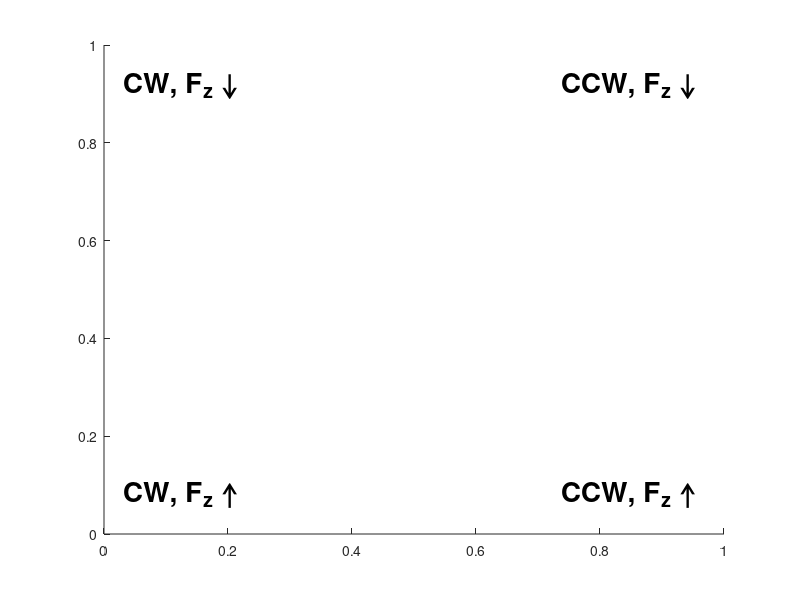

Write MATLAB code to recreate this figure.
function addQuadsToFFT2Plot( h, varargin )

% function addQuadsToFFT2Plot( h )
%
% KIM 6/10


% if no axes specified, add to current axes
if nargin<2
    h = gca;
end
if nargin<3
    varargin =  {'fontsize', 20, 'fontweight', 'bold', 'verticalalignment', 'middle' };
end

% get the limits
yl = get( h, 'ylim');
xl = get( h, 'xlim');

% get the units
set( h, 'units', 'points')
points = get( gca, 'position');
set( h, 'units', 'normalized' )

% find the font size
fsi = find( strcmp( 'fontsize', varargin )  == 1 ); 
if ~isempty( fsi )
fs = varargin{fsi+1}; 
else
    fs = 20;
end

% find the fraction accordingly
fracH = 0.5*fs./points(3); 
fracV = 1*fs./points(4); 

% set the x position
if strcmp( 'normal', get( gca, 'Xdir') )
    if strcmp( 'linear', get( gca, 'Xscale'))
        x1 = xl(1) + diff( xl )*fracH; 
        x2 = xl(2) - diff( xl )*fracH; 
    else
        % adjust for logarithimic scale
        x1 = 10^(log10( xl(1) ) + diff( log10( xl ))*fracH );
        x2 = 10^(log10( xl(2) ) - diff( log10( xl ))*fracH );
    end
else   
    if strcmp( 'linear', get( gca, 'Xscale'))
         x1 = xl(1) - diff( xl )*fracH; 
         x2 = xl(2) + diff( xl )*fracH;
    else
        x1 = 10^(log10( xl(2) ) - diff( log10( xl ))*fracH );
        x2 = 10^(log10( xl(2) ) - diff( log10( xl ))*fracH );
    end
end

% set the y position
if strcmp( 'normal', get( gca, 'Ydir') )
    if strcmp( 'linear', get( gca, 'Yscale'))
        y1 = yl(2) - diff( yl )*fracV;
        y2 = yl(1) + diff( yl )*fracV;
    else
        y1 = 10^(log10( yl(2) ) - diff( log10( yl ))*fracV );
        y2 = 10^(log10( yl(1) ) + diff( log10( yl ))*fracV );
    end
else   
    if strcmp( 'linear', get( gca, 'Yscale'))
        y1 = yl(1) + diff( yl )*fracV;
        y2 = yl(2) - diff( yl )*fracV;
    else
        y1 = 10^(log10( yl(1) ) + diff( log10( yl ))*fracV );
        y1 = 10^(log10( yl(2) ) - diff( log10( yl ))*fracV );
    end
end
 
% now add the titlein
text( x1, y1, 'CW, F_{z} \downarrow ', varargin{:});
text( x2, y1, 'CCW, F_{z} \downarrow ', varargin{:}, 'horizontalalignment', 'right');
text( x1, y2, 'CW, F_{z} \uparrow ', varargin{:});
text( x2, y2, 'CCW, F_{z} \uparrow ', varargin{:}, 'horizontalalignment', 'right');



    


